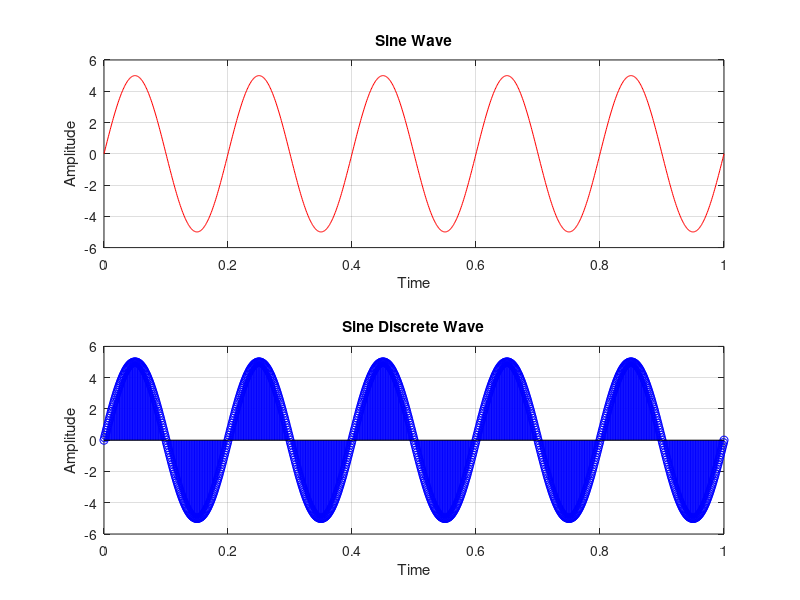

Source code (MATLAB):

clc;
clear all;
close all;
t=0:0.001:1;
vm=input('Enter the value of vm : ');
fm=input('Enter the value of fm : ');
m=vm*sin(2 * pi * fm * t);
subplot(2,1,1);
plot(t,m,'r')
title('Sine Wave');
xlabel('Time');
ylabel('Amplitude');
grid on;
subplot(2,1,2);
stem(t,m,'b')
title('Sine Discrete Wave');
xlabel('Time');
ylabel('Amplitude');
grid on;